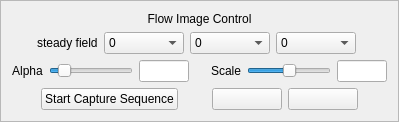
                <widget class="QFrame" name="ibfvFrame">
                 <property name="enabled">
                  <bool>true</bool>
                 </property>
                 <property name="whatsThis">
                  <string>Flow image in the Probe uses a technique called Image Based Flow Visualization, due to Jarke Van Wijk.  A random spot noise pattern is advected by the vector field.  Multiple such images are accumulated, giving the effect of smearing the random pattern along the direction of flow.  This can be seen evolving over time by clicking the &quot;Play&quot; and &quot;Pause&quot; buttons. The alpha value determines the fraction of new noise that is blended into the previous image.  The flow speed is scaled by the Scale parameter.</string>
                 </property>
                 <property name="frameShape">
                  <enum>QFrame::StyledPanel</enum>
                 </property>
                 <property name="frameShadow">
                  <enum>QFrame::Raised</enum>
                 </property>
                 <layout class="QHBoxLayout">
                  <item>
                   <layout class="QVBoxLayout">
                    <item>
                     <widget class="QLabel" name="textLabel1_10">
                      <property name="text">
                       <string>Flow Image Control</string>
                      </property>
                      <property name="alignment">
                       <set>Qt::AlignCenter</set>
                      </property>
                      <property name="wordWrap">
                       <bool>false</bool>
                      </property>
                     </widget>
                    </item>
                    <item>
                     <layout class="QHBoxLayout">
                      <item>
                       <spacer name="spacer44_2">
                        <property name="orientation">
                         <enum>Qt::Horizontal</enum>
                        </property>
                        <property name="sizeType">
                         <enum>QSizePolicy::Expanding</enum>
                        </property>
                        <property name="sizeHint" stdset="0">
                         <size>
                          <width>20</width>
                          <height>20</height>
                         </size>
                        </property>
                       </spacer>
                      </item>
                      <item>
                       <widget class="QLabel" name="textLabel8">
                        <property name="text">
                         <string>steady field</string>
                        </property>
                        <property name="wordWrap">
                         <bool>false</bool>
                        </property>
                       </widget>
                      </item>
                      <item>
                       <widget class="QComboBox" name="xSteadyVarCombo">
                        <property name="minimumSize">
                         <size>
                          <width>80</width>
                          <height>0</height>
                         </size>
                        </property>
                        <property name="toolTip">
                         <string>Specify the variable that is mapped to the X coordinate of the field</string>
                        </property>
                        <item>
                         <property name="text">
                          <string>0</string>
                         </property>
                        </item>
                        <item>
                         <property name="text">
                          <string>N/A</string>
                         </property>
                        </item>
                        <item>
                         <property name="text">
                          <string>N/A</string>
                         </property>
                        </item>
                        <item>
                         <property name="text">
                          <string>N/A</string>
                         </property>
                        </item>
                       </widget>
                      </item>
                      <item>
                       <widget class="QComboBox" name="ySteadyVarCombo">
                        <property name="minimumSize">
                         <size>
                          <width>80</width>
                          <height>0</height>
                         </size>
                        </property>
                        <property name="toolTip">
                         <string>Specify the variable that is mapped to the Y coordinate of the field</string>
                        </property>
                        <property name="currentIndex">
                         <number>0</number>
                        </property>
                        <item>
                         <property name="text">
                          <string>0</string>
                         </property>
                        </item>
                        <item>
                         <property name="text">
                          <string>N/A</string>
                         </property>
                        </item>
                        <item>
                         <property name="text">
                          <string>N/A</string>
                         </property>
                        </item>
                        <item>
                         <property name="text">
                          <string>N/A</string>
                         </property>
                        </item>
                       </widget>
                      </item>
                      <item>
                       <widget class="QComboBox" name="zSteadyVarCombo">
                        <property name="minimumSize">
                         <size>
                          <width>80</width>
                          <height>0</height>
                         </size>
                        </property>
                        <property name="toolTip">
                         <string>Specify the variable that is mapped to the Z coordinate of the field</string>
                        </property>
                        <property name="currentIndex">
                         <number>0</number>
                        </property>
                        <item>
                         <property name="text">
                          <string>0</string>
                         </property>
                        </item>
                        <item>
                         <property name="text">
                          <string>N/A</string>
                         </property>
                        </item>
                        <item>
                         <property name="text">
                          <string>N/A</string>
                         </property>
                        </item>
                        <item>
                         <property name="text">
                          <string>N/A</string>
                         </property>
                        </item>
                       </widget>
                      </item>
                      <item>
                       <spacer name="spacer45_2">
                        <property name="orientation">
                         <enum>Qt::Horizontal</enum>
                        </property>
                        <property name="sizeType">
                         <enum>QSizePolicy::Expanding</enum>
                        </property>
                        <property name="sizeHint" stdset="0">
                         <size>
                          <width>31</width>
                          <height>20</height>
                         </size>
                        </property>
                       </spacer>
                      </item>
                     </layout>
                    </item>
                    <item>
                     <layout class="QHBoxLayout">
                      <item>
                       <widget class="QLabel" name="textLabel1_9">
                        <property name="text">
                         <string>Alpha</string>
                        </property>
                        <property name="alignment">
                         <set>Qt::AlignCenter</set>
                        </property>
                        <property name="wordWrap">
                         <bool>false</bool>
                        </property>
                       </widget>
                      </item>
                      <item>
                       <widget class="QSlider" name="alphaSlider">
                        <property name="toolTip">
                         <string>Control how flow texture is smeared</string>
                        </property>
                        <property name="maximum">
                         <number>100</number>
                        </property>
                        <property name="value">
                         <number>12</number>
                        </property>
                        <property name="orientation">
                         <enum>Qt::Horizontal</enum>
                        </property>
                       </widget>
                      </item>
                      <item>
                       <widget class="QLineEdit" name="alphaEdit">
                        <property name="sizePolicy">
                         <sizepolicy hsizetype="Minimum" vsizetype="Fixed">
                          <horstretch>0</horstretch>
                          <verstretch>0</verstretch>
                         </sizepolicy>
                        </property>
                        <property name="maximumSize">
                         <size>
                          <width>50</width>
                          <height>32767</height>
                         </size>
                        </property>
                        <property name="toolTip">
                         <string>Control how flow texture is smeared</string>
                        </property>
                        <property name="alignment">
                         <set>Qt::AlignHCenter</set>
                        </property>
                       </widget>
                      </item>
                      <item>
                       <spacer name="spacer138">
                        <property name="orientation">
                         <enum>Qt::Horizontal</enum>
                        </property>
                        <property name="sizeType">
                         <enum>QSizePolicy::Expanding</enum>
                        </property>
                        <property name="sizeHint" stdset="0">
                         <size>
                          <width>16</width>
                          <height>20</height>
                         </size>
                        </property>
                       </spacer>
                      </item>
                      <item>
                       <widget class="QLabel" name="textLabel2_7">
                        <property name="text">
                         <string>Scale</string>
                        </property>
                        <property name="alignment">
                         <set>Qt::AlignCenter</set>
                        </property>
                        <property name="wordWrap">
                         <bool>false</bool>
                        </property>
                       </widget>
                      </item>
                      <item>
                       <widget class="QSlider" name="scaleSlider">
                        <property name="toolTip">
                         <string>Vector field is scaled by this factor before advecting</string>
                        </property>
                        <property name="maximum">
                         <number>100</number>
                        </property>
                        <property name="value">
                         <number>50</number>
                        </property>
                        <property name="orientation">
                         <enum>Qt::Horizontal</enum>
                        </property>
                       </widget>
                      </item>
                      <item>
                       <widget class="QLineEdit" name="fieldScaleEdit">
                        <property name="minimumSize">
                         <size>
                          <width>1</width>
                          <height>0</height>
                         </size>
                        </property>
                        <property name="maximumSize">
                         <size>
                          <width>50</width>
                          <height>32767</height>
                         </size>
                        </property>
                        <property name="toolTip">
                         <string>Vector field is scaled by this factor before advecting</string>
                        </property>
                        <property name="alignment">
                         <set>Qt::AlignHCenter</set>
                        </property>
                       </widget>
                      </item>
                     </layout>
                    </item>
                    <item>
                     <layout class="QHBoxLayout">
                      <item>
                       <spacer name="spacer83">
                        <property name="orientation">
                         <enum>Qt::Horizontal</enum>
                        </property>
                        <property name="sizeType">
                         <enum>QSizePolicy::Expanding</enum>
                        </property>
                        <property name="sizeHint" stdset="0">
                         <size>
                          <width>16</width>
                          <height>20</height>
                         </size>
                        </property>
                       </spacer>
                      </item>
                      <item>
                       <widget class="QPushButton" name="captureFlowButton">
                        <property name="toolTip">
                         <string>click to start or stop capturing of images of the flow to jpeg files</string>
                        </property>
                        <property name="whatsThis">
                         <string>When the &quot;Capture image to file&quot; 
button is clicked, the current cross-
section view is captured to a jpeg
image file, of size sufficient to display
the data at the selected refinement
level.</string>
                        </property>
                        <property name="text">
                         <string>Start Capture Sequence</string>
                        </property>
                       </widget>
                      </item>
                      <item>
                       <spacer name="spacer53">
                        <property name="orientation">
                         <enum>Qt::Horizontal</enum>
                        </property>
                        <property name="sizeType">
                         <enum>QSizePolicy::Expanding</enum>
                        </property>
                        <property name="sizeHint" stdset="0">
                         <size>
                          <width>16</width>
                          <height>20</height>
                         </size>
                        </property>
                       </spacer>
                      </item>
                      <item>
                       <widget class="QPushButton" name="pauseButton">
                        <property name="enabled">
                         <bool>true</bool>
                        </property>
                        <property name="minimumSize">
                         <size>
                          <width>70</width>
                          <height>12</height>
                         </size>
                        </property>
                        <property name="toolTip">
                         <string>Stop playing the current flow animation</string>
                        </property>
                        <property name="text">
                         <string/>
                        </property>
                       </widget>
                      </item>
                      <item>
                       <widget class="QPushButton" name="playButton">
                        <property name="minimumSize">
                         <size>
                          <width>70</width>
                          <height>0</height>
                         </size>
                        </property>
                        <property name="toolTip">
                         <string>play the current flow animation</string>
                        </property>
                        <property name="text">
                         <string/>
                        </property>
                       </widget>
                      </item>
                      <item>
                       <spacer name="spacer54">
                        <property name="orientation">
                         <enum>Qt::Horizontal</enum>
                        </property>
                        <property name="sizeType">
                         <enum>QSizePolicy::Expanding</enum>
                        </property>
                        <property name="sizeHint" stdset="0">
                         <size>
                          <width>16</width>
                          <height>20</height>
                         </size>
                        </property>
                       </spacer>
                      </item>
                     </layout>
                    </item>
                   </layout>
                  </item>
                 </layout>
                </widget>
